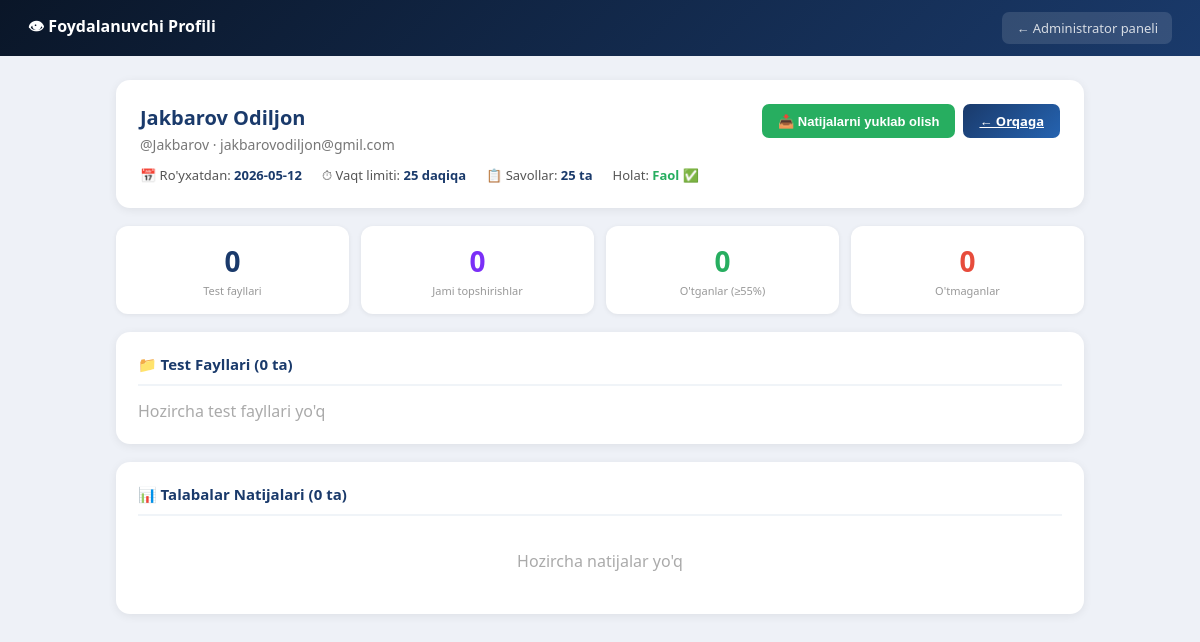
Page /admin/teacher/d38b1001-65e2-4033-8cf1-5ff898e956c1 (signed in) on the committed database.
### tables this page shows
CREATE TABLE teachers (
            id TEXT PRIMARY KEY, name TEXT, username TEXT UNIQUE,
            password_hash TEXT, email TEXT, created_at TEXT,
            is_active INTEGER DEFAULT 1,
            time_limit INTEGER DEFAULT 30,
            question_count INTEGER DEFAULT 10);

### app.py (the view)
@app.route('/admin/teacher/<tid>')
@admin_required
def admin_teacher_profile(tid):
    t = get_teacher_by_id(tid)
    if not t: return render_template('error.html', msg="O'qituvchi topilmadi"), 404
    t_dir  = get_teacher_tests_dir(tid)
    tests  = [f[:-5] for f in sorted(os.listdir(t_dir)) if f.endswith('.xlsx')]
    results = db_load_results(teacher_id=tid)
    return render_template('admin_teacher.html', teacher=t, tests=tests, results=results)

### app.py (called while the page is built)
def get_db():
    con = sqlite3.connect(DB_FILE)
    con.row_factory = sqlite3.Row
    return con

def admin_required(f):
    @wraps(f)
    def decorated(*args, **kwargs):
        if not session.get('admin_logged_in'):
            return redirect(url_for('admin_login'))
        return f(*args, **kwargs)
    return decorated

def get_teacher_tests_dir(teacher_id):
    d = os.path.join(TESTS_DIR, f'teacher_{teacher_id}')
    os.makedirs(d, exist_ok=True)
    return d

def get_teacher_by_id(tid):
    con = get_db()
    row = con.execute('SELECT * FROM teachers WHERE id=?',(tid,)).fetchone()
    con.close()
    return dict(row) if row else None

def db_load_results(category=None, teacher_id=None):
    con = get_db()
    q = 'SELECT * FROM results WHERE 1=1'
    params = []
    if teacher_id:
        q += ' AND teacher_id=?'; params.append(teacher_id)
    if category and category != 'all':
        q += ' AND category=?'; params.append(category)
    q += ' ORDER BY date DESC'
    rows = con.execute(q, params).fetchall()
    con.close()
    out = []
    for row in rows:
        d = dict(row); d['group'] = d.pop('grp')
        d['answers'] = json.loads(d['answers']); out.append(d)
    return out

### templates/admin_teacher.html (shortened to what this page needs)
<!DOCTYPE html>
<html lang="uz">
<head>
</head>
<body>
<div class="hdr">
  <h1>👁 Foydalanuvchi Profili</h1>
  <a href="/admin" class="hdr-btn">← Administrator paneli</a>
</div>
<div class="page">
  <div class="top-card">
    <div class="teacher-info">
      <h2>{{ teacher.name }}</h2>
      <p>@{{ teacher.username }} {% if teacher.email %}· {{ teacher.email }}{% endif %}</p>
      <div class="teacher-meta">
        <div class="meta-item">📅 Ro'yxatdan: <strong>{{ (teacher.created_at or '')[:10] }}</strong></div>
        <div class="meta-item">⏱ Vaqt limiti: <strong>{{ teacher.time_limit or 30 }} daqiqa</strong></div>
        <div class="meta-item">📋 Savollar: <strong>{{ teacher.question_count or 10 }} ta</strong></div>
        <div class="meta-item">Holat: <strong style="color:{{ '#27ae60' if teacher.is_active else '#e74c3c' }}">{{ 'Faol ✅' if teacher.is_active else 'Bloklangan ❌' }}</strong></div>
      </div>
    </div>
    <div style="display:flex;gap:8px;flex-wrap:wrap;">
      <button class="btn btn-green" onclick="exportResults()">📥 Natijalarni yuklab olish</button>
      <a href="/admin" class="btn btn-blue">← Orqaga</a>
    </div>
  </div>
  {% set done = results|length %}
  {% set passed = results|selectattr('percentage','ge',55)|list|length %}
  {% set failed = done - passed %}
  <div class="stat-row">
    <div class="stat"><div class="n">{{ tests|length }}</div><div class="l">Test fayllari</div></div>
    <div class="stat"><div class="n" style="color:#7b2ff7;">{{ done }}</div><div class="l">Jami topshirishlar</div></div>
    <div class="stat"><div class="n" style="color:#27ae60;">{{ passed }}</div><div class="l">O'tganlar (≥55%)</div></div>
    <div class="stat"><div class="n" style="color:#e74c3c;">{{ failed }}</div><div class="l">O'tmaganlar</div></div>
  </div>
  <div class="card">
    <h2>📁 Test Fayllari ({{ tests|length }} ta)</h2>
    {% if tests %}
    <div style="display:flex;flex-wrap:wrap;gap:8px;">
      {% for t in tests %}
      <span class="badge badge-cat">📄 {{ t }}</span>
      {% endfor %}
    </div>
    {% else %}
    <p style="color:#aaa;">Hozircha test fayllari yo'q</p>
    {% endif %}
  </div>
  <div class="card">
    <h2>📊 Talabalar Natijalari ({{ results|length }} ta)</h2>
    {% if results %}
    <div class="tbl-wrap">
    <table>
      <thead><tr><th>#</th><th>F.I.O.</th><th>Guruh</th><th>Test turi</th><th>Jami</th><th>To'g'ri</th><th>Xato</th><th>Foiz</th><th>Sana</th></tr></thead>
      <tbody>
        {% for r in results %}
        <tr>
          <td>{{ loop.index }}</td>
          <td><strong>{{ r.fio }}</strong></td>
          <td>{{ r.group }}</td>
          <td><span class="badge badge-cat">{{ r.category }}</span></td>
          <td>{{ r.total }}</td>
          <td style="color:#27ae60;font-weight:700;">{{ r.correct }}</td>
          <td style="color:#e74c3c;">{{ r.wrong }}</td>
          <td class="{{ 'pct-good' if r.percentage>=85 else ('pct-mid' if r.percentage>=55 else 'pct-low') }}">{{ r.percentage }}%</td>
          <td style="font-size:12px;color:#aaa;">{{ r.date }}</td>
        </tr>
        {% endfor %}
      </tbody>
    </table>
    </div>
    {% else %}
    <p style="color:#aaa;text-align:center;padding:20px;">Hozircha natijalar yo'q</p>
    {% endif %}
  </div>
</div>
</body>
</html>

### templates/admin_teacher.html (style rules this page uses)
* { box-sizing:border-box;margin:0;padding:0; }
body { font-family:'Segoe UI',Arial,sans-serif;background:#eef1f7;min-height:100vh; }
.hdr { background:linear-gradient(135deg,#0a1628,#1a3a6b);color:white;padding:0 28px;height:56px;display:flex;align-items:center;justify-content:space-between; }
.hdr h1 { font-size:16px;font-weight:700; }
.hdr-btn { color:rgba(255,255,255,.8);text-decoration:none;font-size:13px;background:rgba(255,255,255,.12);padding:7px 14px;border-radius:7px; }
.page { max-width:1000px;margin:24px auto;padding:0 16px; }
.top-card { background:white;border-radius:14px;padding:24px;box-shadow:0 2px 10px rgba(0,0,0,.07);margin-bottom:18px;display:flex;justify-content:space-between;align-items:flex-start;flex-wrap:wrap;gap:16px; }
.teacher-info h2 { font-size:20px;font-weight:800;color:#1a3a6b; }
.teacher-info p { font-size:14px;color:#777;margin-top:4px; }
.teacher-meta { display:flex;gap:20px;flex-wrap:wrap;margin-top:12px; }
.meta-item { font-size:13px;color:#555; }
.meta-item strong { color:#1a3a6b; }
.stat-row { display:grid;grid-template-columns:repeat(4,1fr);gap:12px;margin-bottom:18px; }
.stat { background:white;border-radius:12px;padding:16px;text-align:center;box-shadow:0 1px 5px rgba(0,0,0,.07); }
.stat .n { font-size:28px;font-weight:800;color:#1a3a6b; }
.stat .l { font-size:11px;color:#999;margin-top:3px; }
.card { background:white;border-radius:14px;padding:22px;box-shadow:0 2px 10px rgba(0,0,0,.07);margin-bottom:18px; }
.card h2 { font-size:15px;color:#1a3a6b;font-weight:700;margin-bottom:14px;padding-bottom:10px;border-bottom:2px solid #f0f4f8; }
.btn { padding:8px 16px;border:none;border-radius:7px;font-size:13px;font-weight:600;cursor:pointer; }
.btn-blue { background:linear-gradient(135deg,#1a3a6b,#2563b0);color:white; }
.btn-green { background:#27ae60;color:white; }

### rows in the picture
teachers: name "Jakbarov Odiljon", username "Jakbarov", email "jakbarovodiljon@gmil.com", created_at "2026-05-12", time_limit "25", question_count "25", is_active "Faol ✅"

### other values in the picture
{{ tests|length }} "0"
{{ done }} "0"
{{ passed }} "0"
{{ failed }} "0"
{{ results|length }} "0"
